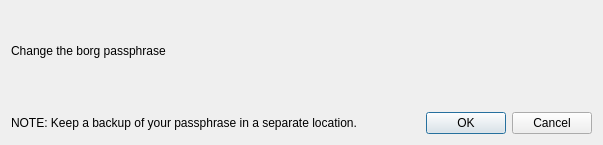
<?xml version="1.0" encoding="UTF-8"?>
<ui version="4.0">
 <class>ChangeRepositoryPass</class>
 <widget class="QDialog" name="ChangeRepositoryPass">
  <property name="geometry">
   <rect>
    <x>0</x>
    <y>0</y>
    <width>603</width>
    <height>145</height>
   </rect>
  </property>
  <property name="sizePolicy">
   <sizepolicy hsizetype="Preferred" vsizetype="Preferred">
    <horstretch>0</horstretch>
    <verstretch>0</verstretch>
   </sizepolicy>
  </property>
  <property name="modal">
   <bool>true</bool>
  </property>
  <layout class="QVBoxLayout" name="verticalLayout">
   <item>
    <widget class="QLabel" name="title">
     <property name="text">
      <string>Change the borg passphrase</string>
     </property>
     <property name="textStyle" stdset="0">
      <string>title3</string>
     </property>
    </widget>
   </item>
   <item>
    <layout class="QFormLayout" name="repoDataFormLayout">
     <property name="fieldGrowthPolicy">
      <enum>QFormLayout::ExpandingFieldsGrow</enum>
     </property>
     <property name="verticalSpacing">
      <number>10</number>
     </property>
     <property name="leftMargin">
      <number>5</number>
     </property>
     <property name="topMargin">
      <number>5</number>
     </property>
     <property name="rightMargin">
      <number>5</number>
     </property>
     <property name="bottomMargin">
      <number>10</number>
     </property>
    </layout>
   </item>
   <item>
    <layout class="QHBoxLayout" name="horizontalLayout_3">
     <item>
      <widget class="QLabel" name="noteLabel_3">
       <property name="sizePolicy">
        <sizepolicy hsizetype="Expanding" vsizetype="Preferred">
         <horstretch>0</horstretch>
         <verstretch>0</verstretch>
        </sizepolicy>
       </property>
       <property name="text">
        <string>NOTE: Keep a backup of your passphrase in a separate location.</string>
       </property>
       <property name="wordWrap">
        <bool>true</bool>
       </property>
       <property name="textStyle" stdset="0">
        <string>subheadline</string>
       </property>
       <property name="textRole" stdset="0">
        <string>secondary</string>
       </property>
      </widget>
     </item>
     <item>
      <widget class="QDialogButtonBox" name="buttonBox">
       <property name="sizePolicy">
        <sizepolicy hsizetype="Fixed" vsizetype="Fixed">
         <horstretch>0</horstretch>
         <verstretch>0</verstretch>
        </sizepolicy>
       </property>
       <property name="standardButtons">
        <set>QDialogButtonBox::Cancel|QDialogButtonBox::Ok</set>
       </property>
      </widget>
     </item>
    </layout>
   </item>
  </layout>
 </widget>
 <resources />
 <connections />
</ui>
